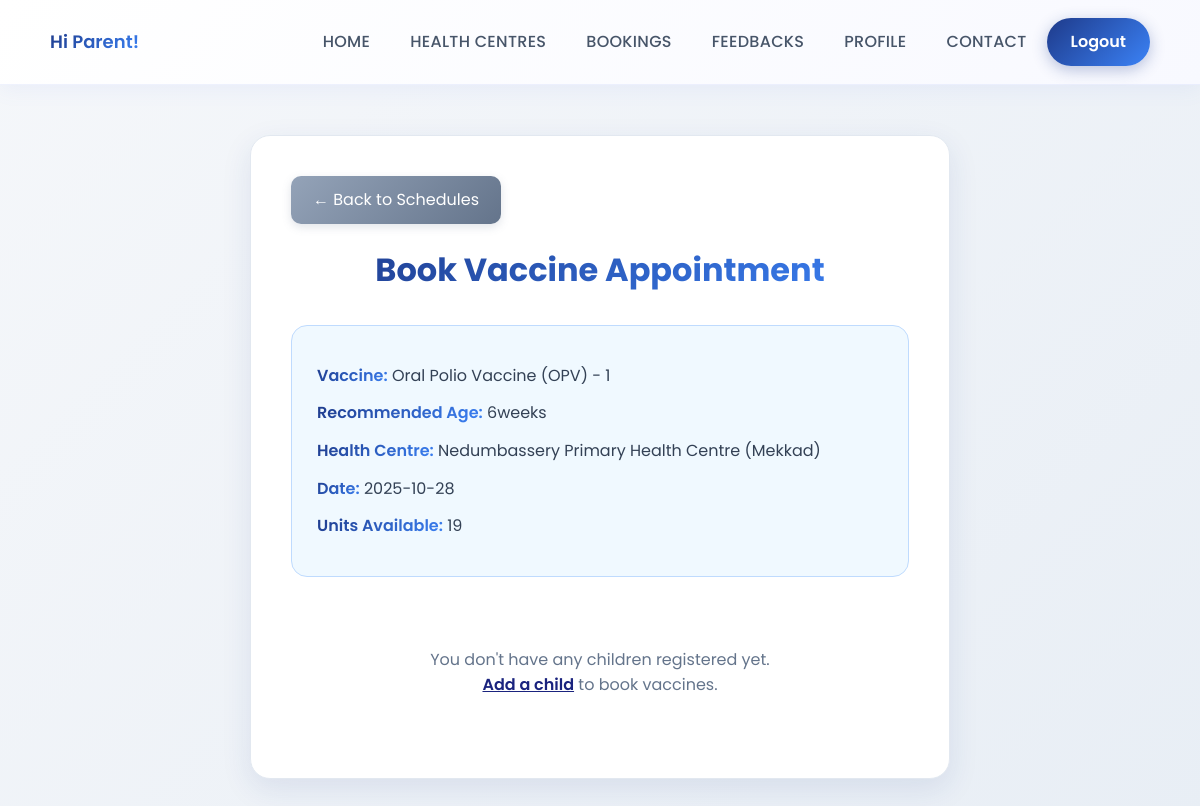
The app's page /parent/bookvaccine.php?sid=1 with its own data.
### tables this page shows
CREATE TABLE IF NOT EXISTS `schedule` (
  `sid` int NOT NULL AUTO_INCREMENT,
  `vid` int NOT NULL,
  `hid` int NOT NULL,
  `date` date NOT NULL,
  `units` int NOT NULL,
  PRIMARY KEY (`sid`)
);

CREATE TABLE IF NOT EXISTS `vaccine` (
  `vid` int NOT NULL AUTO_INCREMENT,
  `vname` varchar(70) NOT NULL,
  `vimage` varchar(150) NOT NULL,
  `period` varchar(20) NOT NULL,
  PRIMARY KEY (`vid`)
);

CREATE TABLE IF NOT EXISTS `healthcentre` (
  `hid` int NOT NULL AUTO_INCREMENT,
  `hname` varchar(70) NOT NULL,
  `did` int NOT NULL,
  `himage` varchar(150) NOT NULL,
  `loc` varchar(30) NOT NULL,
  `email` varchar(30) NOT NULL,
  `password` varchar(10) NOT NULL,
  `status` int NOT NULL DEFAULT '1',
  PRIMARY KEY (`hid`)
);

### classes/DataAccess.class.php (called while the page is built, shortened)
<?php
class DataAccess
{
	private $_con,$_query,$_errors;
	public function __construct()
	{
		if(!$this->_con=mysqli_connect(DB_HOST,DB_USER,DB_PASSWORD,DB_NAME))
		{
			die("connection Error");
		}
	}
	public function query($query)
	{
		if(isset($query))
		{
			$words=explode(' ',$query);
			$this->_query=$query;
			$res=mysqli_query($this->_con,$this->_query);
			if($words[0]=='select' || $words[0]=='Select' || $words[0]=='SELECT')
			{
				if(mysqli_num_rows($res))
				{
					$dataArr=array();
					while($row=mysqli_fetch_assoc($res))
					{
						$dataArr[] = $row;
					}
					return $dataArr;
				}
				else
				{
					return false;
				}
			}
		}
	}
}
?>

### parent/bookvaccine.php (the view, shortened to what this page needs)
<?php
$dao = new DataAccess();
include('header.php');
$parent = $_SESSION['parent'] ?? null;
$parentId = $parent['pid'] ?? 0;
$sid = isset($_GET['sid']) ? intval($_GET['sid']) : 0;
if ($sid > 0) {
    $scheduleInfo = $dao->query("SELECT s.sid, s.date, s.units, v.vname, v.vid, v.period, h.hname, h.loc
                                  FROM schedule s
                                  JOIN vaccine v ON s.vid = v.vid
                                  JOIN healthcentre h ON s.hid = h.hid
                                  WHERE s.sid = $sid");
    $schedule = $scheduleInfo[0];
    $children = $dao->getData("*", "child", "pid=$parentId");
    ?>
    <div class="booking-form-container">
        <a href="dashboard.php" class="btn-back">← Back to Schedules</a>
        <h2>Book Vaccine Appointment</h2>
        <div class="schedule-details">
            <p><strong>Vaccine:</strong> <?= htmlspecialchars($schedule['vname']) ?></p>
            <p><strong>Recommended Age:</strong> <?= htmlspecialchars($schedule['period']) ?></p>
            <p><strong>Health Centre:</strong> <?= htmlspecialchars($schedule['hname']) ?> (<?= htmlspecialchars($schedule['loc']) ?>)</p>
            <p><strong>Date:</strong> <?= htmlspecialchars($schedule['date']) ?></p>
            <p><strong>Units Available:</strong> <?= intval($schedule['units']) ?></p>
        </div>
        <?php if (!empty($children)) {
            $eligibleCount = 0;
            foreach ($children as $child) {
                $ageCheck = validateVaccineAge($schedule['period'], $child['dob']);
                if ($ageCheck['valid']) {
                    $eligibleCount++;
                }
            }
        ?>
            <form method="POST" action="">
                <div class="form-group">
                    <label>Select Child:</label>
                    <?php if ($eligibleCount == 0) { ?>
                        <div class="no-children" style="padding: 20px; margin-bottom: 20px;">
                            <p style="color: #dc2626; font-weight: 600;">⚠️ None of your children are eligible for this vaccine</p>
                            <p style="font-size: 0.9rem;">This vaccine is recommended for <strong><?= htmlspecialchars($schedule['period']) ?></strong> old children. Your children are either too young or too old for this vaccine.</p>
                        </div>
                    <?php } ?>
                    <div class="child-selection">
                        <?php foreach ($children as $child) {
                            $gender = ($child['gender'] == 'M' || $child['gender'] == 'm') ? 'Male' : 'Female';
                            $age = calculateAge($child['dob']);
                            $ageCheck = validateVaccineAge($schedule['period'], $child['dob']);
                            $isEligible = $ageCheck['valid'];
                            $disabledAttr = $isEligible ? '' : 'disabled';
                            $disabledClass = $isEligible ? '' : 'disabled';
                        ?>
                            <div class="child-option <?= $disabledClass ?>">
                                <input type="radio" name="cid" id="child_<?= $child['cid'] ?>" value="<?= $child['cid'] ?>" <?= $disabledAttr ?> <?= ($isEligible && $eligibleCount > 0) ? 'required' : '' ?>>
                                <label for="child_<?= $child['cid'] ?>" class="child-label <?= $disabledClass ?>">
                                    <div class="child-name"><?= htmlspecialchars($child['cname']) ?></div>
                                    <div class="child-info"><?= $gender ?></div>
                                    <div class="child-info">Age: <?= $age ?></div>
                                    <?php if (!$isEligible) { ?>
                                        <div class="age-warning">⚠️ Not eligible</div>
                                    <?php } else { ?>
                                        <div class="age-eligible">✓ Eligible</div>
                                    <?php } ?>
                                </label>
                            </div>
                        <?php } ?>
                    </div>
                </div>
                <?php if ($eligibleCount > 0) { ?>
                    <button type="submit" name="btn_book" class="btn-submit">Confirm Booking</button>
                <?php } else { ?>
                    <a href="dashboard.php" class="btn-submit" style="display: block; text-align: center; text-decoration: none; line-height: 16px;">Back to Vaccines</a>
                <?php } ?>
            </form>
        <?php } else { ?>
            <div class="no-children">
                <p>You don't have any children registered yet.</p>
                <p><a href="addchild.php">Add a child</a> to book vaccines.</p>
            </div>
        <?php } ?>
    </div>
    <?php
    exit;
}
?>

### parent/assets/css/modern-theme.css (style rules this page uses)
:root { --primary-gradient: linear-gradient(135deg, #1e3a8a 0%, #3b82f6 100%); --secondary-gradient: linear-gradient(135deg, #0ea5e9 0%, #06b6d4 100%); --blue-gradient: linear-gradient(135deg, #3b82f6 0%, #06b6d4 100%); --light-blue-gradient: linear-gradient(135deg, #dbeafe 0%, #e0f2fe 100%); --accent-gradient: linear-gradient(135deg, #60a5fa 0%, #38bdf8 100%); --primary-color: #1e3a8a; --secondary-color: #3b82f6; --accent-color: #06b6d4; --text-dark: #2d3748; --text-light: #718096; --bg-light: #f7fafc; --card-bg: #ffffff; --shadow-sm: 0 2px 8px rgba(0, 0, 0, 0.05); --shadow-md: 0 4px 16px rgba(0, 0, 0, 0.08); --shadow-lg: 0 8px 24px rgba(0, 0, 0, 0.12); --shadow-xl: 0 12px 32px rgba(0, 0, 0, 0.15); --radius-sm: 8px; --radius-md: 12px; --radius-lg: 16px; --radius-xl: 20px; }
* { box-sizing: border-box; }
body { font-family: 'Poppins', 'Segoe UI', Tahoma, Geneva, Verdana, sans-serif; background: linear-gradient(135deg, #f5f7fa 0%, #c3cfe2 100%); background-attachment: fixed; color: var(--text-dark); line-height: 1.6; }
html { scroll-behavior: smooth; }

### parent/header.php (style rules this page uses)
* { margin: 0; padding: 0; box-sizing: border-box; }
body { font-family: 'Poppins', sans-serif; background: linear-gradient(135deg, #f5f7fa 0%, #e8eef5 100%); background-attachment: fixed; }

### parent/bookvaccine.php (style rules this page uses)
.booking-form-container { max-width: 700px; margin: 50px auto; background: #ffffff; padding: 40px; border-radius: 20px; box-shadow: 0 10px 30px rgba(30, 58, 138, 0.1); border: 1px solid #e2e8f0; animation: fadeInUp 0.6s ease-out; }
.booking-form-container h2 { text-align: center; background: linear-gradient(135deg, #1e3a8a 0%, #3b82f6 100%); -webkit-background-clip: text; -webkit-text-fill-color: transparent; background-clip: text; margin-bottom: 30px; font-size: 2rem; font-weight: 700; }
.schedule-details { background: #f0f9ff; padding: 25px; border-radius: 16px; margin-bottom: 30px; border: 1px solid #bfdbfe; }
.schedule-details p { margin: 12px 0; font-size: 1rem; color: #334155; }
.schedule-details strong { background: linear-gradient(135deg, #1e3a8a 0%, #3b82f6 100%); -webkit-background-clip: text; -webkit-text-fill-color: transparent; background-clip: text; font-weight: 600; }
.btn-back { display: inline-block; margin-bottom: 20px; padding: 11px 22px; background: linear-gradient(135deg, #94a3b8 0%, #64748b 100%); color: #fff; text-decoration: none; border-radius: 10px; transition: all 0.3s ease; box-shadow: 0 3px 10px rgba(100, 116, 139, 0.2); }
.no-children { text-align: center; padding: 40px; color: #64748b; }
.no-children a { color: #1a237e; font-weight: 600; text-decoration: underline; }

### records on screen
schedule: vid.vname "Oral Polio Vaccine (OPV) - 1", vid.period "6weeks", hid.hname "Nedumbassery Primary Health Centre", hid.loc "Mekkad", date "2025-10-28", units "19"

### other values on screen
$parentName "Parent"
